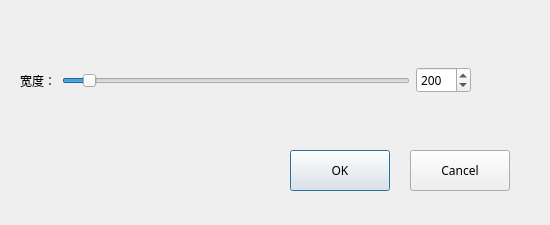
<?xml version="1.0" encoding="UTF-8"?>
<ui version="4.0">
 <class>WidthDialog</class>
 <widget class="QDialog" name="WidthDialog">
  <property name="geometry">
   <rect>
    <x>0</x>
    <y>0</y>
    <width>550</width>
    <height>225</height>
   </rect>
  </property>
  <property name="windowTitle">
   <string>修改管道宽度</string>
  </property>
  <widget class="QPushButton" name="pushButton">
   <property name="geometry">
    <rect>
     <x>290</x>
     <y>150</y>
     <width>100</width>
     <height>41</height>
    </rect>
   </property>
   <property name="font">
    <font>
     <family>微软雅黑</family>
    </font>
   </property>
   <property name="text">
    <string>OK</string>
   </property>
  </widget>
  <widget class="QPushButton" name="pushButton_2">
   <property name="geometry">
    <rect>
     <x>410</x>
     <y>150</y>
     <width>100</width>
     <height>41</height>
    </rect>
   </property>
   <property name="font">
    <font>
     <family>微软雅黑</family>
    </font>
   </property>
   <property name="text">
    <string>Cancel</string>
   </property>
  </widget>
  <widget class="QWidget" name="layoutWidget">
   <property name="geometry">
    <rect>
     <x>20</x>
     <y>50</y>
     <width>451</width>
     <height>61</height>
    </rect>
   </property>
   <layout class="QHBoxLayout" name="horizontalLayout">
    <item>
     <widget class="QLabel" name="label">
      <property name="font">
       <font>
        <family>微软雅黑</family>
       </font>
      </property>
      <property name="text">
       <string>宽度：</string>
      </property>
     </widget>
    </item>
    <item>
     <widget class="QSlider" name="horizontalSlider">
      <property name="minimum">
       <number>20</number>
      </property>
      <property name="maximum">
       <number>3000</number>
      </property>
      <property name="value">
       <number>200</number>
      </property>
      <property name="orientation">
       <enum>Qt::Horizontal</enum>
      </property>
     </widget>
    </item>
    <item>
     <widget class="QSpinBox" name="spinBox">
      <property name="font">
       <font>
        <family>微软雅黑</family>
       </font>
      </property>
      <property name="minimum">
       <number>20</number>
      </property>
      <property name="maximum">
       <number>3000</number>
      </property>
      <property name="value">
       <number>200</number>
      </property>
     </widget>
    </item>
   </layout>
  </widget>
 </widget>
 <resources/>
 <connections>
  <connection>
   <sender>pushButton</sender>
   <signal>clicked()</signal>
   <receiver>WidthDialog</receiver>
   <slot>accept()</slot>
   <hints>
    <hint type="sourcelabel">
     <x>305</x>
     <y>376</y>
    </hint>
    <hint type="destinationlabel">
     <x>257</x>
     <y>443</y>
    </hint>
   </hints>
  </connection>
  <connection>
   <sender>pushButton_2</sender>
   <signal>clicked()</signal>
   <receiver>WidthDialog</receiver>
   <slot>reject()</slot>
   <hints>
    <hint type="sourcelabel">
     <x>423</x>
     <y>377</y>
    </hint>
    <hint type="destinationlabel">
     <x>496</x>
     <y>430</y>
    </hint>
   </hints>
  </connection>
 </connections>
</ui>
